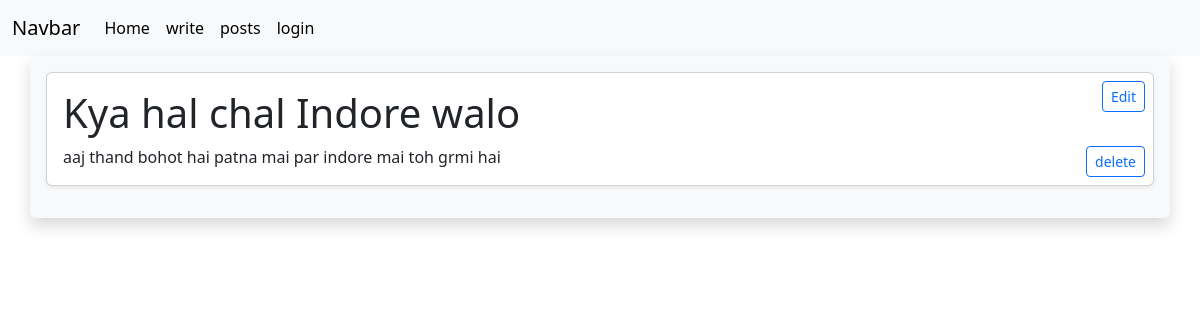
The page /posts/2 on the database its author committed.
### app/models.py (models this page shows)
class Blog(db.Model):
    __tablename__='blog'
    id = db.Column(db.Integer,primary_key=True)
    title =db.Column(db.String(100),nullable=False)
    description =db.Column(db.String(255),nullable=False)
    slug = db.Column(db.String(100))
    date_added = db.Column(db.DateTime(timezone=True),default=lambda: datetime.now(timezone.utc))

### app/main/views.py (the view)
@main.route('/posts/<int:id>')
def newpost(id):
    blog = Blog.query.filter_by(id=id).first()
    if blog:
        return render_template('single_post.html',blog = blog)
    else:
        return f"some error occured"

### app/templates/single_post.html (shortened to what this page needs)
{%extends 'basic/base.html'%}
{%block page_content%}
<div class="card mb-3 shadow-sm">
    <a href="{{ url_for('main.editpost', id=blog.id) }}"
       class="btn btn-sm btn-outline-primary position-absolute top-0 end-0 m-2">
        Edit
    </a>
    <a href="{{ url_for('main.deletePost', id=blog.id) }}"
       class="btn btn-sm btn-outline-primary position-absolute bottom-0 end-0 m-2">
        delete
    </a>
    <div class="card-body">
        <h1 class="card-title">{{ blog.title }}</h1>
        <p class="card-text">{{ blog.description }}</p>
    </div>
</div>
{%endblock%}

### rows shown on the page
Blog: title "Kya hal chal Indore walo", description "aaj thand bohot hai patna mai par indore mai toh grmi hai"
